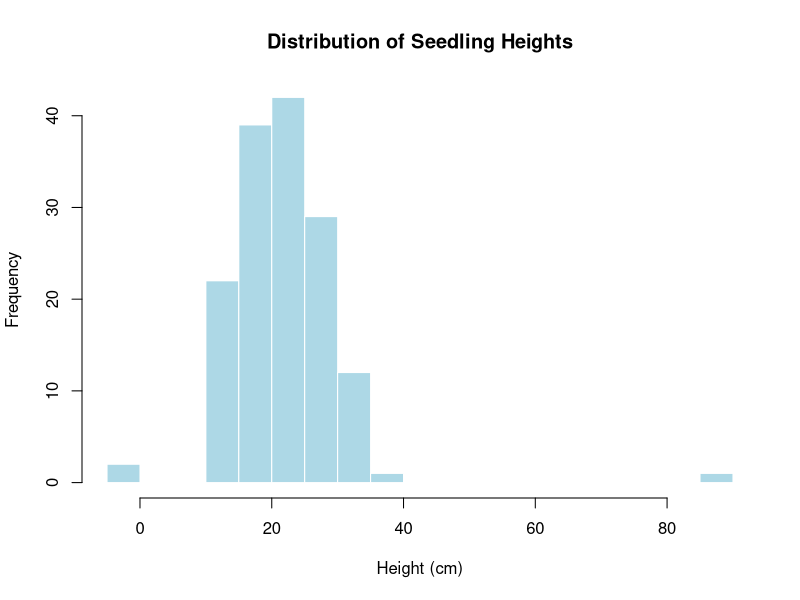
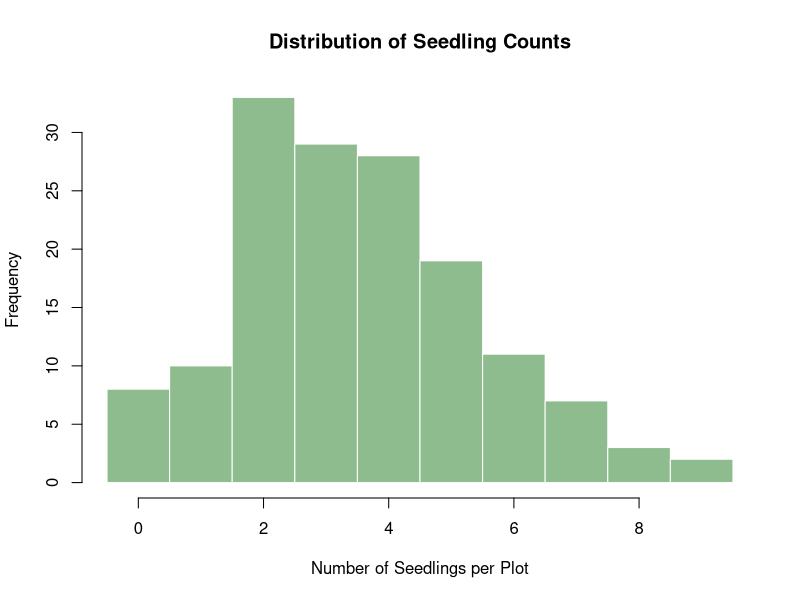
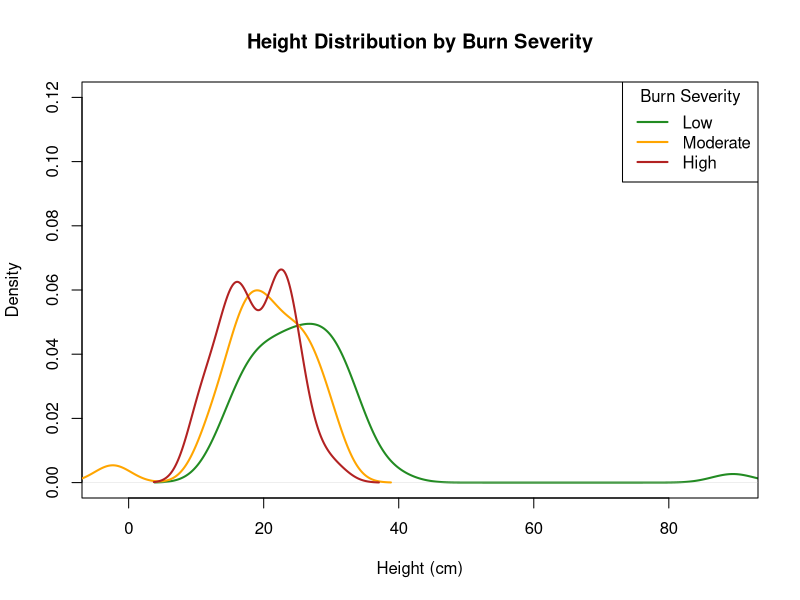

Reproduce these figures in R, in order. (Note: this script raises an error after producing the figures.)
## ---- chunk 1
# Set seed for reproducibility
set.seed(42)

# Number of observations
n <- 150

# Create the dataset
seedlings <- data.frame(
  plot_id = 1:n,
  
  # Continuous predictors
  elevation_m = round(rnorm(n, mean = 2200, sd = 300), 0),
  canopy_cover = round(pmin(100, pmax(0, rnorm(n, mean = 45, sd = 20))), 1),
  
  # Categorical predictor
  burn_severity = sample(c("low", "moderate", "high"), n, replace = TRUE,
                         prob = c(0.3, 0.4, 0.3))
)

# Make burn_severity an ordered factor
seedlings$burn_severity <- factor(seedlings$burn_severity, 
                                   levels = c("low", "moderate", "high"))

# Generate height as a function of canopy cover and burn severity
# (with some noise and a few problematic values for teaching purposes)
seedlings$height_cm <- round(
  15 + 
  0.2 * seedlings$canopy_cover + 
  ifelse(seedlings$burn_severity == "high", -5, 
         ifelse(seedlings$burn_severity == "moderate", -2, 0)) +
  rnorm(n, 0, 4),
  1
)

# Add some realistic messiness:
# A few implausible negative heights (data entry errors)
seedlings$height_cm[c(23, 87)] <- c(-3.2, -1.5)

# One extremely large value (possible legacy tree, or typo?)
seedlings$height_cm[112] <- 89.5

# Diameter correlates with height
seedlings$diameter_mm <- round(
  2 + 0.3 * seedlings$height_cm + rnorm(n, 0, 1.5), 
  1
)

# Count data (number of seedlings per plot) - Poisson-ish with some overdispersion
seedlings$seedling_count <- rpois(n, lambda = 3 + 0.02 * seedlings$canopy_cover)

# Add some zeros for realism
seedlings$seedling_count[seedlings$burn_severity == "high"][1:5] <- 0

# Survival as binary outcome influenced by height and burn severity
survival_prob <- plogis(-2 + 0.1 * seedlings$height_cm + 
                         ifelse(seedlings$burn_severity == "high", -1, 0))
seedlings$survival <- rbinom(n, 1, prob = survival_prob)

# Add some missing values (realistic pattern: harder to measure in high-burn areas)
seedlings$canopy_cover[seedlings$burn_severity == "high"][1:3] <- NA
seedlings$height_cm[c(45, 98)] <- NA
## ---- chunk 2
# How big is the dataset?
dim(seedlings)
## ---- chunk 3
# What types of data do we have?
str(seedlings)
## ---- chunk 4
# Look at the first few rows
head(seedlings)

# And the last few
tail(seedlings)
## ---- chunk 5
summary(seedlings)
## ---- chunk 6
# Count missing values per column
colSums(is.na(seedlings))
## ---- chunk 7
# Which rows have missing data?
seedlings[!complete.cases(seedlings), ]
## ---- chunk 8
# Find rows with impossible heights
seedlings[seedlings$height_cm < 0 & !is.na(seedlings$height_cm), ]
## ---- chunk 9
# Document the problematic values
problem_rows <- which(seedlings$height_cm < 0 & !is.na(seedlings$height_cm))
print(paste("Impossible negative heights in rows:", 
            paste(problem_rows, collapse = ", ")))
## ---- chunk 10
# Option: Set impossible values to NA (documenting the decision)
# seedlings$height_cm[seedlings$height_cm < 0] <- NA
## ---- chunk 11
# Are there any unexpected levels?
levels(seedlings$burn_severity)

# Any typos if this were character data?
unique(seedlings$burn_severity)
## ---- chunk 12
hist(seedlings$height_cm, 
     breaks = 20,
     col = "lightblue",
     border = "white",
     main = "Distribution of Seedling Heights",
     xlab = "Height (cm)",
     ylab = "Frequency")
## ---- chunk 13
hist(seedlings$seedling_count,
     breaks = seq(-0.5, max(seedlings$seedling_count) + 0.5, by = 1),
     col = "darkseagreen",
     border = "white",
     main = "Distribution of Seedling Counts",
     xlab = "Number of Seedlings per Plot",
     ylab = "Frequency")
## ---- chunk 14
# Base R approach
plot(density(seedlings$height_cm[seedlings$burn_severity == "low"], na.rm = TRUE),
     col = "forestgreen", lwd = 2,
     main = "Height Distribution by Burn Severity",
     xlab = "Height (cm)",
     xlim = range(seedlings$height_cm, na.rm = TRUE),
     ylim = c(0, 0.12))

lines(density(seedlings$height_cm[seedlings$burn_severity == "moderate"], na.rm = TRUE),
      col = "orange", lwd = 2)

lines(density(seedlings$height_cm[seedlings$burn_severity == "high"], na.rm = TRUE),
      col = "firebrick", lwd = 2)

legend("topright", 
       legend = c("Low", "Moderate", "High"),
       col = c("forestgreen", "orange", "firebrick"),
       lwd = 2,
       title = "Burn Severity")
## ---- chunk 15
plot_df <- seedlings %>%
  dplyr::filter(!is.na(height_cm))

boxplot(height_cm ~ burn_severity, 
        data = plot_df,
        col = c("forestgreen", "orange", "firebrick"),
        main = "Seedling Height by Burn Severity",
        xlab = "Burn Severity",
        ylab = "Height (cm)")
## ---- chunk 16
qqnorm(seedlings$height_cm, 
       main = "QQ Plot: Seedling Height",
       pch = 16, col = "steelblue")
qqline(seedlings$height_cm, col = "firebrick", lwd = 2)
## ---- chunk 17
plot(height_cm ~ canopy_cover, 
     data = seedlings,
     pch = 16, 
     col = adjustcolor("steelblue", alpha = 0.6),
     main = "Height vs. Canopy Cover",
     xlab = "Canopy Cover (%)",
     ylab = "Height (cm)")

# Add a simple trend line
abline(lm(height_cm ~ canopy_cover, data = seedlings), 
       col = "firebrick", lwd = 2)
## ---- chunk 18
# Select numeric columns
numeric_vars <- seedlings[, c("height_cm", "diameter_mm", "elevation_m", 
                               "canopy_cover", "seedling_count")]

pairs(numeric_vars,
      pch = 16,
      col = adjustcolor("steelblue", alpha = 0.5),
      main = "Pairwise Relationships")
## ---- chunk 19
# First, let's clean up those impossible values
seedlings_clean <- seedlings
seedlings_clean$height_cm[seedlings_clean$height_cm < 0] <- NA

# Fit a linear model
model1 <- lm(height_cm ~ canopy_cover + burn_severity, data = seedlings_clean)

# Quick look at results
summary(model1)
## ---- chunk 20
par(mfrow = c(2, 2))
plot(model1)
par(mfrow = c(1, 1))
## ---- chunk 21
# Extract residuals and fitted values
residuals_model <- residuals(model1)
fitted_model <- fitted(model1)

# Keep only finite pairs (prevents lowess() failure)
ok <- is.finite(fitted_model) & is.finite(residuals_model)
f <- fitted_model[ok]
r <- residuals_model[ok]

# 1. Residuals vs fitted
plot(f, r,
     pch = 16, col = adjustcolor("steelblue", alpha = 0.6),
     xlab = "Fitted Values",
     ylab = "Residuals",
     main = "Residuals vs. Fitted Values")
abline(h = 0, col = "firebrick", lwd = 2, lty = 2)

# Smooth trend line (only if there are enough points + unique x's)
if(length(f) > 5 && length(unique(f)) > 2) {
  lines(lowess(f, r), col = "forestgreen", lwd = 2)
} else {
  message("Skipping lowess(): not enough finite/unique fitted values.")
}
## ---- chunk 22
# 2. Check normality of residuals
qqnorm(residuals_model, pch = 16, col = "steelblue",
       main = "QQ Plot of Residuals")
qqline(residuals_model, col = "firebrick", lwd = 2)
## ---- chunk 23
# Formal test (but use with caution - very sensitive with large samples)
shapiro.test(residuals_model)
## ---- chunk 24
# 3. Check for influential points
# Cook's distance
cooks_d <- cooks.distance(model1)
plot(cooks_d, type = "h",
     main = "Cook's Distance",
     ylab = "Cook's Distance",
     xlab = "Observation")
abline(h = 4/nrow(seedlings_clean), col = "firebrick", lty = 2)  # Common threshold

# Which points are influential?
influential <- which(cooks_d > 4/nrow(seedlings_clean))
if(length(influential) > 0) {
  print(paste("Potentially influential points:", paste(influential, collapse = ", ")))
  print(seedlings_clean[influential, ])
}
